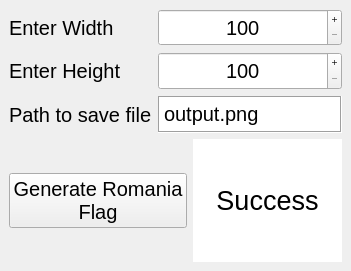
<?xml version="1.0" encoding="UTF-8"?>
<ui version="4.0">
 <class>MainWindow</class>
 <widget class="QMainWindow" name="MainWindow">
  <property name="geometry">
   <rect>
    <x>0</x>
    <y>0</y>
    <width>351</width>
    <height>271</height>
   </rect>
  </property>
  <property name="windowTitle">
   <string>MainWindow</string>
  </property>
  <widget class="QWidget" name="centralwidget">
   <layout class="QVBoxLayout" name="verticalLayout_3">
    <item>
     <layout class="QHBoxLayout" name="horizontalLayout">
      <item>
       <layout class="QVBoxLayout" name="verticalLayout">
        <item>
         <widget class="QLabel" name="label">
          <property name="font">
           <font>
            <pointsize>15</pointsize>
           </font>
          </property>
          <property name="text">
           <string>Enter Width</string>
          </property>
         </widget>
        </item>
        <item>
         <widget class="QLabel" name="label_2">
          <property name="font">
           <font>
            <pointsize>15</pointsize>
           </font>
          </property>
          <property name="text">
           <string>Enter Height</string>
          </property>
         </widget>
        </item>
        <item>
         <widget class="QLabel" name="label_3">
          <property name="font">
           <font>
            <pointsize>15</pointsize>
           </font>
          </property>
          <property name="text">
           <string>Path to save file</string>
          </property>
         </widget>
        </item>
       </layout>
      </item>
      <item>
       <layout class="QVBoxLayout" name="verticalLayout_2">
        <item>
         <widget class="QSpinBox" name="width_spinbox">
          <property name="sizePolicy">
           <sizepolicy hsizetype="Minimum" vsizetype="Minimum">
            <horstretch>0</horstretch>
            <verstretch>0</verstretch>
           </sizepolicy>
          </property>
          <property name="font">
           <font>
            <pointsize>15</pointsize>
           </font>
          </property>
          <property name="alignment">
           <set>Qt::AlignCenter</set>
          </property>
          <property name="buttonSymbols">
           <enum>QAbstractSpinBox::PlusMinus</enum>
          </property>
          <property name="minimum">
           <number>100</number>
          </property>
          <property name="maximum">
           <number>1000</number>
          </property>
          <property name="singleStep">
           <number>1</number>
          </property>
         </widget>
        </item>
        <item>
         <widget class="QSpinBox" name="height_spinbox">
          <property name="sizePolicy">
           <sizepolicy hsizetype="Minimum" vsizetype="Minimum">
            <horstretch>0</horstretch>
            <verstretch>0</verstretch>
           </sizepolicy>
          </property>
          <property name="font">
           <font>
            <pointsize>15</pointsize>
           </font>
          </property>
          <property name="alignment">
           <set>Qt::AlignCenter</set>
          </property>
          <property name="buttonSymbols">
           <enum>QAbstractSpinBox::PlusMinus</enum>
          </property>
          <property name="minimum">
           <number>100</number>
          </property>
          <property name="maximum">
           <number>1000</number>
          </property>
          <property name="singleStep">
           <number>1</number>
          </property>
         </widget>
        </item>
        <item>
         <widget class="QPlainTextEdit" name="file_path_textedit">
          <property name="sizePolicy">
           <sizepolicy hsizetype="Expanding" vsizetype="Ignored">
            <horstretch>0</horstretch>
            <verstretch>0</verstretch>
           </sizepolicy>
          </property>
          <property name="font">
           <font>
            <pointsize>15</pointsize>
           </font>
          </property>
          <property name="frameShape">
           <enum>QFrame::Box</enum>
          </property>
          <property name="frameShadow">
           <enum>QFrame::Sunken</enum>
          </property>
          <property name="lineWidth">
           <number>1</number>
          </property>
          <property name="verticalScrollBarPolicy">
           <enum>Qt::ScrollBarAlwaysOff</enum>
          </property>
          <property name="horizontalScrollBarPolicy">
           <enum>Qt::ScrollBarAlwaysOff</enum>
          </property>
          <property name="plainText">
           <string>output.png</string>
          </property>
         </widget>
        </item>
       </layout>
      </item>
     </layout>
    </item>
    <item>
     <layout class="QHBoxLayout" name="horizontalLayout_2">
      <item>
       <widget class="QPushButton" name="generate_button">
        <property name="sizePolicy">
         <sizepolicy hsizetype="Minimum" vsizetype="Fixed">
          <horstretch>0</horstretch>
          <verstretch>0</verstretch>
         </sizepolicy>
        </property>
        <property name="font">
         <font>
          <pointsize>15</pointsize>
         </font>
        </property>
        <property name="text">
         <string>Generate Romania
Flag</string>
        </property>
       </widget>
      </item>
      <item>
       <widget class="QLabel" name="flag_label">
        <property name="font">
         <font>
          <pointsize>20</pointsize>
         </font>
        </property>
        <property name="styleSheet">
         <string notr="true">background-color: white</string>
        </property>
        <property name="text">
         <string>Success</string>
        </property>
        <property name="alignment">
         <set>Qt::AlignCenter</set>
        </property>
       </widget>
      </item>
     </layout>
    </item>
   </layout>
  </widget>
 </widget>
 <resources/>
 <connections/>
</ui>
